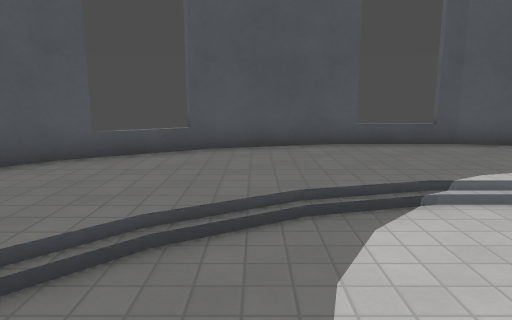
View 1 (above)

15 first-person views from a walk through a level from a Godot 3-D game. The camera is 1.5 m above the floor, tilts 10° down and sees 70° across. The floor is counted in squares, 1 m on a side. Each view is taken from the middle of a square. On the plan, view 1 faces up. The plan holds only what a view shows up to about 16 squares ahead; the rest is blank. Surface patterns are stand-ins for the level's own textures.

View 2
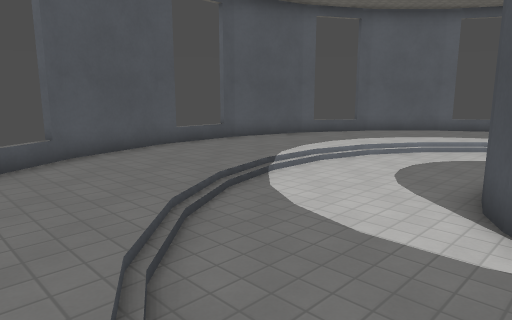

View 3
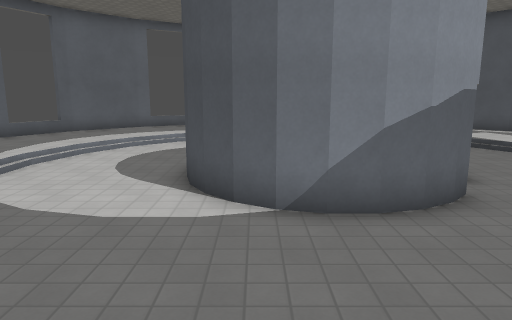

View 4
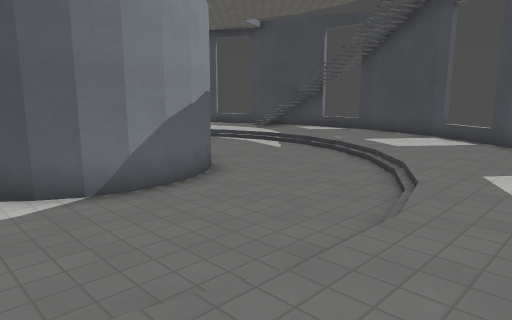

View 5
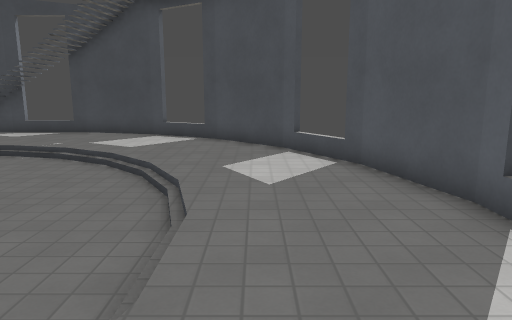

View 6
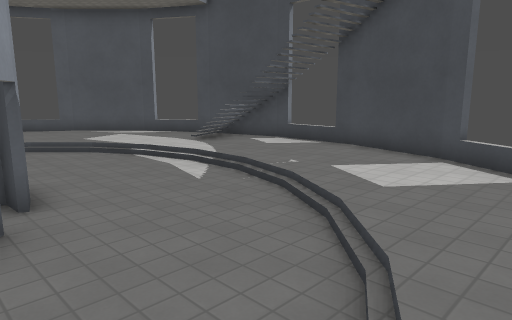

View 7
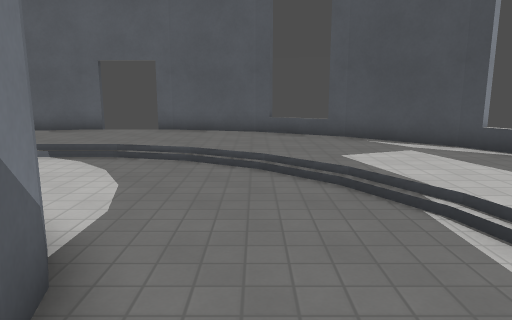

View 8
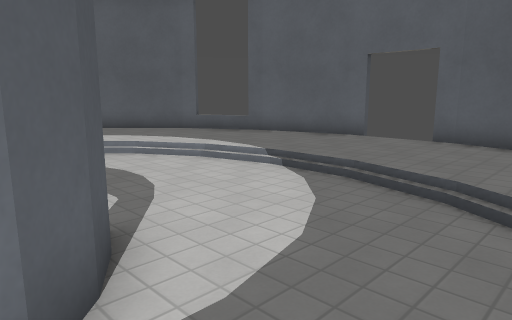

View 9
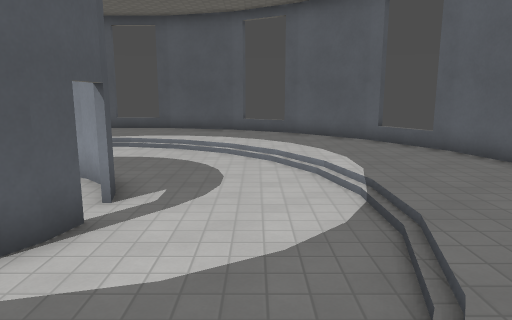

View 10
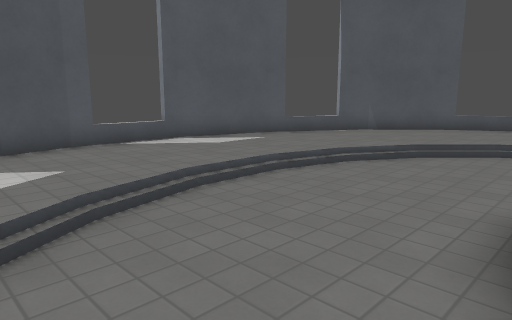

View 11
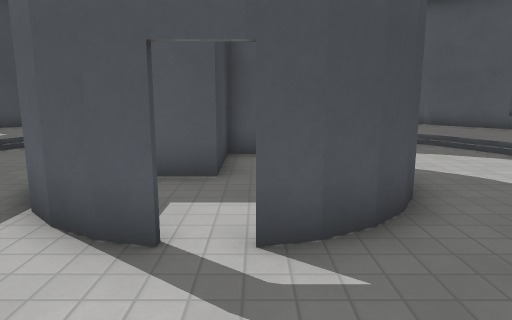

View 12
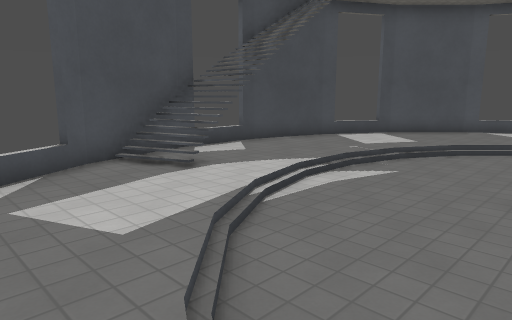

View 13
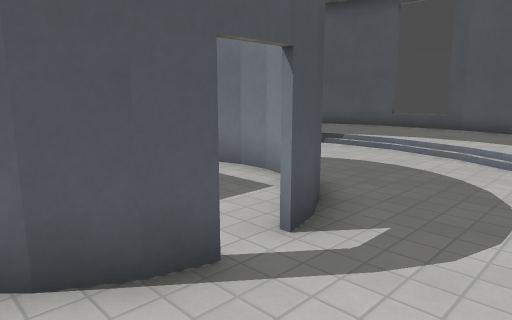

View 14
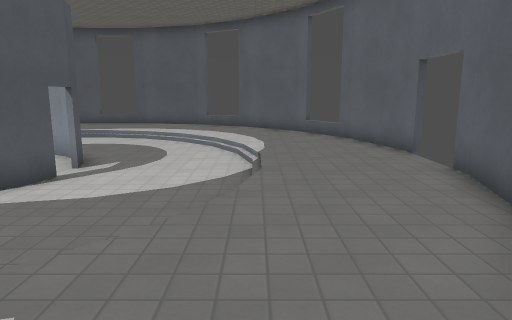

View 15
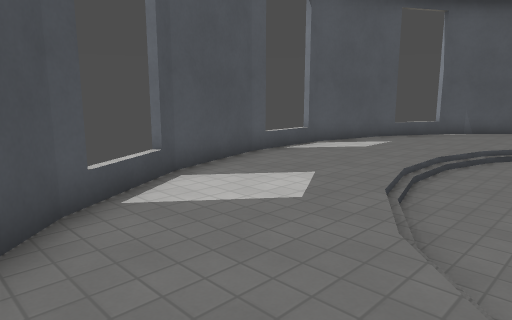

### Floor plan
Key: @ floor where view 1 was taken; # wall or solid block; x gap in a wall; . main floor; - floor 0.25 m lower than the main floor; / step, stairs or slope; O other object.
Columns run from 8 left of view 1 to 15 right of it. Each row starts with its distance up from view 1.
  9       #####..#####
  8      ##..........##
  7    ###............###
  6   ##................##
  5   #......//////......#
  4  ##....//------//....##
  3 ##..../----------/....##
  2 #..../------------/....#
  1 #..../-----##-----/....#
  0 #.../---@######----/...#
 -1 #.../----#  --#----/...#
 -2 ..../----#  --#----/...
 -3 ..../----###--x----/...
 -4 #.../----###- #----/...#
 -5 #.../----######----/...#
 -6 #..../------------/....#
 -7 #..../------------/....#
 -8 ##..../----------/....##
 -9  ##....//------//....##
-10   #......//////......#
-11   ##........../.....##
-12    ###.......#O/..###
-13      ##......# O.##
-14       #####..#####

Positions as (right, up) in squares from view 1, and headings:
1: (0, 0), facing up
2: (-4, -1), facing up-right
3: (-5, -1), facing right
4: (-6, 1), facing down-right
5: (-5, 1), facing down
6: (-4, -4), facing down-right
7: (2, -7), facing right
8: (5, -7), facing up-right
9: (9, -8), facing up
10: (1, -7), facing up-left
11: (10, -2), facing left
12: (11, -5), facing down-left
13: (9, -5), facing up-left
14: (11, -11), facing up
15: (-1, -11), facing up-left
